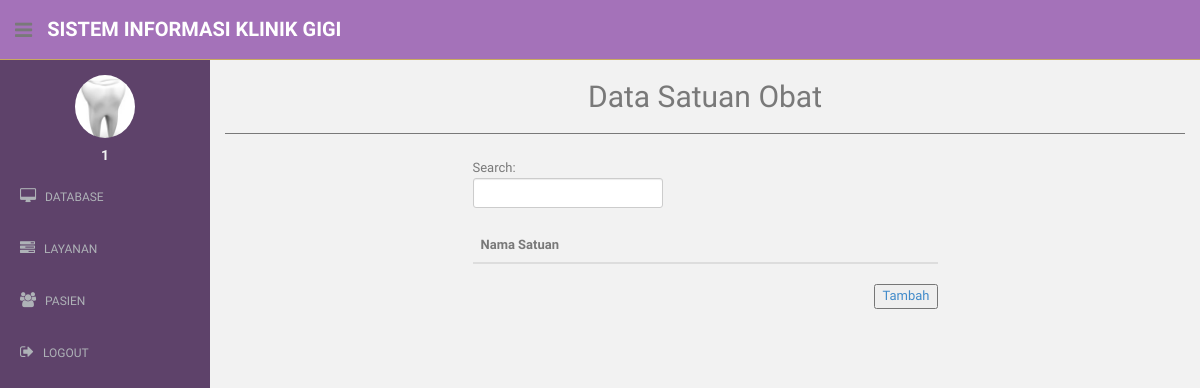
/admin/satuan_obat.php (signed in), run on an earlier commit of the app's database.
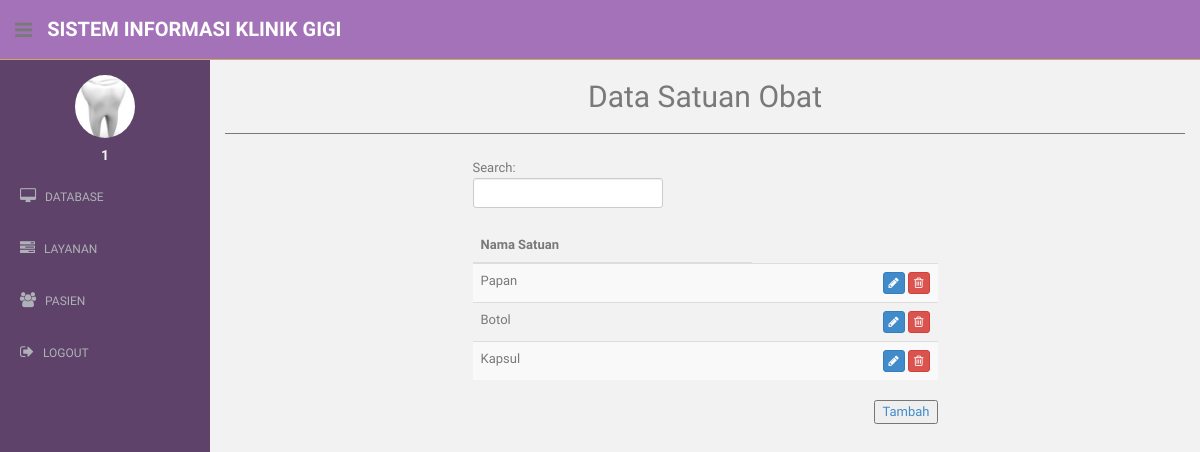
And on a later commit of the database.
### tables this page shows
CREATE TABLE `satuan` (
  `id_satuan` int(11) NOT NULL,
  `nama_satuan` text NOT NULL
);

### admin/satuan_obat.php (the view, shortened to what this page needs)
<?php
  include "../connection/connect.php";
  $dataSatuan = $conn->query("SELECT * FROM satuan");
?>
<!DOCTYPE html>
<html lang="en">
  <head>
    <link href="../assets/css/bootstrap.css" rel="stylesheet">
    <link href="../assets/font-awesome/css/font-awesome.css" rel="stylesheet" />
    <link href="../assets/css/style.css" rel="stylesheet">
    <link href="../assets/css/style-responsive.css" rel="stylesheet">
    <link href="../assets/css/dataTables.bootstrap.min.css" rel="stylesheet">
  </head>
  <body>
  <section id="container" >
      <header class="header purple1-bg">
              <div class="sidebar-toggle-box">
                  <div class="fa fa-bars tooltips" data-placement="right" data-original-title="Toggle Navigation"></div>
              </div>
            <a href="index.php" class="logo"><b>Sistem Informasi Klinik Gigi</b></a>
        </header>
      <aside>
          <div id="sidebar"  class="nav-collapse ">
              <ul class="sidebar-menu" id="nav-accordion">
              	  <p class="centered"><a href="profile.html"><img src="../assets/img/ui-sam.jpg" class="img-circle" width="60"></a></p>
              	  <h5 class="centered"><?php echo $_SESSION['uid']?></h5>
                  <li class="sub-menu">
                      <a href="javascript:;" >
                          <i class="fa fa-desktop"></i>
                          <span>DATABASE</span>
                      </a>
                  </li>
                  <li class="sub-menu">
                      <a href="javascript:;" >
                          <i class="fa fa-tasks"></i>
                          <span>LAYANAN</span>
                      </a>
                  </li>
                  <li class="sub-menu">
                      <a href="javascript:;" >
                          <i class="fa fa-users"></i>
                          <span>PASIEN</span>
                      </a>
                  </li>
                  <li class="sub-menu">
                      <a href="../process/logout.php" >
                          <i class="fa fa-sign-out"></i>
                          <span>LOGOUT</span>
                      </a>
                  </li>
              </ul>
          </div>
      </aside>
      <section id="main-content">
          <section class="wrapper">
          	<h2><center>Data Satuan Obat</center></h2>
            <hr>
          	<div class="row mt">
              <div class="col-lg-3"></div>
          		<div class="col-lg-6">
              <form role="search">
                <div class="form-group">
                  <div id="tabeldata_filter" class="dataTables_filter">
                    <label>Search:<input type="search" class="form-control input-sm" placeholder="" aria-controls="tabeldata" id="search"></label>
                  </div>
                </div>
              </form>
          		<table class="table table-striped table-advance table-hover col-lg-12">
              <thead>
                <th>Nama Satuan</th>
              </thead>
              <tbody>
                <?php
                while($satuan = $dataSatuan->fetch_assoc()){
                  echo "
                    <tr>
                      <td>
                        $satuan[nama_satuan]
                      </td>
                      </td>
                      <td align =\"right\">
                        <a href=\"edit_satuan.php?id_satuan=$satuan[id_satuan]\" class=\"btn btn-primary btn-xs\" role=\"button\"><i class=\"fa fa-pencil\"></i></a>
                      	<a href=\"act/hapus_satuan.php?id_satuan=$satuan[id_satuan]\" class=\"btn btn-danger btn-xs\" role=\"button\"><i class=\"fa fa-trash-o\"></i></a>
                      </td>
                    </tr>
                  ";
                }
                ?>
              </tbody>
              </table>
              <button style="float: right"><a href="add_satuan.php">Tambah</a></button>
          		</div>
          	</div>
		      </section>
      </section>
  </section>
  </body>
</html>

What changed in the data, as far as the page shows it:
added satuan: nama_satuan "Papan"
added satuan: nama_satuan "Botol"
added satuan: nama_satuan "Kapsul"
